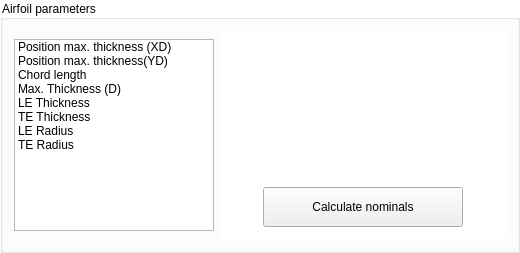
    <widget class="QGroupBox" name="parameters">
     <property name="enabled">
      <bool>true</bool>
     </property>
     <property name="minimumSize">
      <size>
       <width>0</width>
       <height>235</height>
      </size>
     </property>
     <property name="maximumSize">
      <size>
       <width>520</width>
       <height>260</height>
      </size>
     </property>
     <property name="styleSheet">
      <string notr="true">QGroupBox {
	
	background-color: rgb(255, 255, 255);
}</string>
     </property>
     <property name="title">
      <string>Airfoil parameters</string>
     </property>
     <layout class="QGridLayout" name="gridLayout_8">
      <item row="0" column="0">
       <widget class="QListWidget" name="paramList">
        <property name="enabled">
         <bool>true</bool>
        </property>
        <property name="sizePolicy">
         <sizepolicy hsizetype="Fixed" vsizetype="Fixed">
          <horstretch>0</horstretch>
          <verstretch>0</verstretch>
         </sizepolicy>
        </property>
        <property name="minimumSize">
         <size>
          <width>0</width>
          <height>190</height>
         </size>
        </property>
        <property name="maximumSize">
         <size>
          <width>200</width>
          <height>16777215</height>
         </size>
        </property>
        <property name="movement">
         <enum>QListView::Static</enum>
        </property>
        <property name="sortingEnabled">
         <bool>false</bool>
        </property>
        <item>
         <property name="text">
          <string>Position max. thickness (XD)</string>
         </property>
         <property name="checkState">
          <enum>Unchecked</enum>
         </property>
        </item>
        <item>
         <property name="text">
          <string>Position max. thickness(YD)</string>
         </property>
         <property name="checkState">
          <enum>Unchecked</enum>
         </property>
        </item>
        <item>
         <property name="text">
          <string>Chord length</string>
         </property>
         <property name="checkState">
          <enum>Unchecked</enum>
         </property>
        </item>
        <item>
         <property name="text">
          <string>Max. Thickness (D)</string>
         </property>
         <property name="checkState">
          <enum>Unchecked</enum>
         </property>
        </item>
        <item>
         <property name="text">
          <string>LE Thickness</string>
         </property>
         <property name="checkState">
          <enum>Unchecked</enum>
         </property>
        </item>
        <item>
         <property name="text">
          <string>TE Thickness</string>
         </property>
         <property name="checkState">
          <enum>Unchecked</enum>
         </property>
        </item>
        <item>
         <property name="text">
          <string>LE Radius</string>
         </property>
         <property name="checkState">
          <enum>Unchecked</enum>
         </property>
        </item>
        <item>
         <property name="text">
          <string>TE Radius</string>
         </property>
         <property name="checkState">
          <enum>Unchecked</enum>
         </property>
        </item>
       </widget>
      </item>
      <item row="0" column="1">
       <widget class="QGroupBox" name="paramGroupBox">
        <property name="sizePolicy">
         <sizepolicy hsizetype="Fixed" vsizetype="Fixed">
          <horstretch>0</horstretch>
          <verstretch>0</verstretch>
         </sizepolicy>
        </property>
        <property name="minimumSize">
         <size>
          <width>270</width>
          <height>205</height>
         </size>
        </property>
        <property name="styleSheet">
         <string notr="true">QGroupBox {
	border: 0px;
}</string>
        </property>
        <property name="title">
         <string/>
        </property>
        <layout class="QGridLayout" name="gridLayout_6">
         <item row="1" column="1">
          <widget class="QPushButton" name="calculateButton">
           <property name="sizePolicy">
            <sizepolicy hsizetype="Fixed" vsizetype="Fixed">
             <horstretch>0</horstretch>
             <verstretch>0</verstretch>
            </sizepolicy>
           </property>
           <property name="minimumSize">
            <size>
             <width>200</width>
             <height>40</height>
            </size>
           </property>
           <property name="focusPolicy">
            <enum>Qt::ClickFocus</enum>
           </property>
           <property name="text">
            <string>Calculate nominals</string>
           </property>
          </widget>
         </item>
         <item row="1" column="0">
          <spacer name="horizontalSpacer_4">
           <property name="orientation">
            <enum>Qt::Horizontal</enum>
           </property>
           <property name="sizeHint" stdset="0">
            <size>
             <width>40</width>
             <height>20</height>
            </size>
           </property>
          </spacer>
         </item>
         <item row="1" column="2">
          <spacer name="horizontalSpacer_5">
           <property name="orientation">
            <enum>Qt::Horizontal</enum>
           </property>
           <property name="sizeHint" stdset="0">
            <size>
             <width>40</width>
             <height>20</height>
            </size>
           </property>
          </spacer>
         </item>
         <item row="0" column="0" colspan="3">
          <widget class="QGroupBox" name="nominalOutputGroupBox">
           <property name="minimumSize">
            <size>
             <width>260</width>
             <height>135</height>
            </size>
           </property>
           <property name="title">
            <string/>
           </property>
           <widget class="QWidget" name="layoutWidget">
            <property name="geometry">
             <rect>
              <x>9</x>
              <y>-1</y>
              <width>121</width>
              <height>141</height>
             </rect>
            </property>
            <layout class="QVBoxLayout" name="vLayoutLabels">
             <property name="spacing">
              <number>10</number>
             </property>
             <property name="sizeConstraint">
              <enum>QLayout::SetDefaultConstraint</enum>
             </property>
             <property name="topMargin">
              <number>0</number>
             </property>
            </layout>
           </widget>
           <widget class="QWidget" name="layoutWidget">
            <property name="geometry">
             <rect>
              <x>134</x>
              <y>-1</y>
              <width>121</width>
              <height>141</height>
             </rect>
            </property>
            <layout class="QVBoxLayout" name="vLayoutLineEdits">
             <property name="spacing">
              <number>10</number>
             </property>
             <property name="sizeConstraint">
              <enum>QLayout::SetDefaultConstraint</enum>
             </property>
            </layout>
           </widget>
          </widget>
         </item>
        </layout>
       </widget>
      </item>
     </layout>
    </widget>
